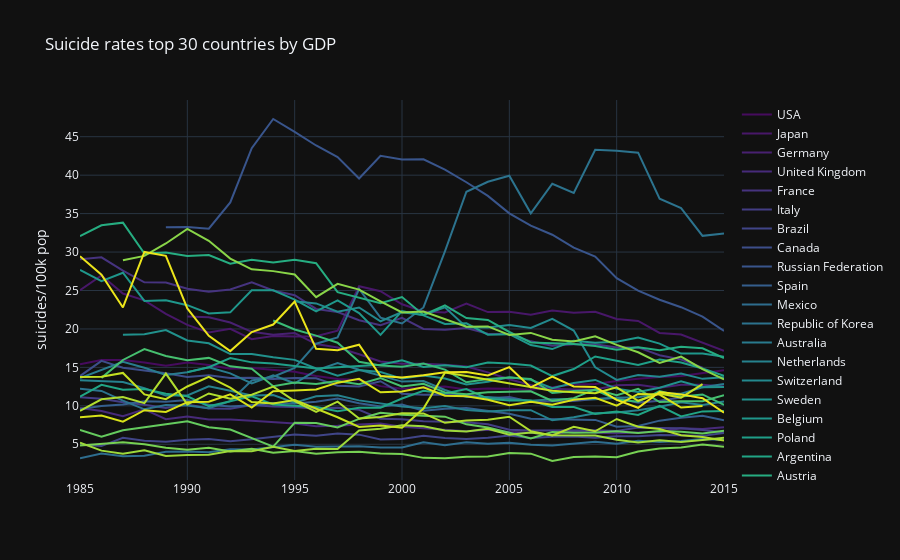

Write notebook code for a chart like this one.
### Code cell
# Visual the top 30 countries by GDP with their suicide rates
pal = list(sns.color_palette(palette='viridis', n_colors=len(top_countries)).as_hex()) # select a color palette

fig = go.Figure()
for d,p in zip(top_countries, pal):
    if len(df_gb_c_y.loc[d].index) > 20: # Just select the data with more then 20 data points
        fig.add_trace(go.Scatter(x = df_gb_c_y.loc[d].index,
                             y = df_gb_c_y.loc[d]['suicides/100k pop'],
                             name = d,
                             line_color = p, 
                             fill=None))
fig.layout.template = 'plotly_dark'
fig.update_layout(
    title="Suicide rates top 30 countries by GDP", yaxis_title="suicides/100k pop")
fig.show()
